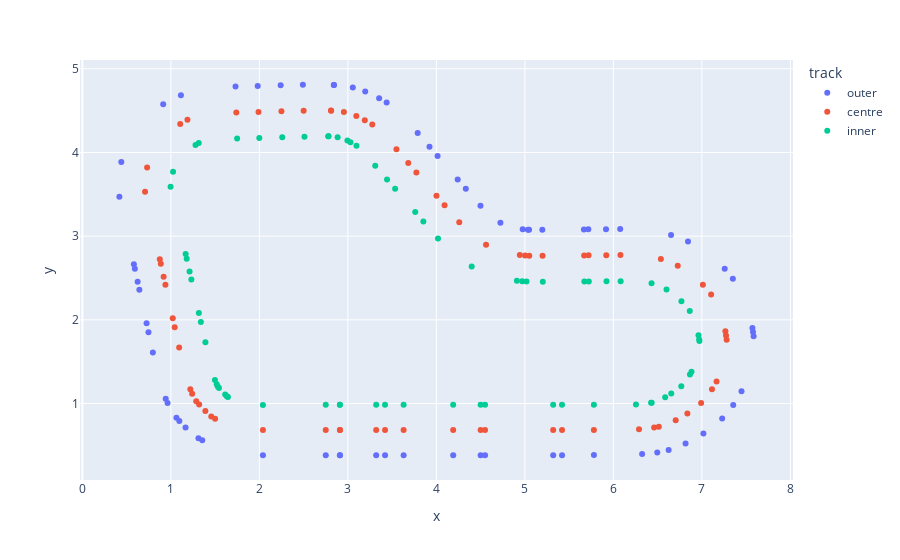

Notebook cell for this chart:
### Markdown cell above
### load track name to visualise

### Code cell
track_name = "reinvent_base" # reinvent2018

absolute_path = "./courses"
wp = np.load("%s/%s.npy" % (absolute_path, track_name))

centre = pd.DataFrame({'track': 'centre',
                        'x': wp[:,0],
                        'y': wp[:,1]
                    })
                    
inner = pd.DataFrame({'track': 'inner',
                        'x': wp[:,2],
                        'y': wp[:,3]
                    })

outer = pd.DataFrame({'track': 'outer',
                        'x': wp[:,4],
                        'y': wp[:,5]
                    })         

tracks = outer.append(centre).append(inner)

fig = px.scatter(tracks, x="x", y="y", color="track",
                 hover_data=['track'])
fig.show()

### Figure 1 — Plotly figure (JSON) as saved in the notebook; plotly's stock layout.template omitted (floating-point values rounded to 4 significant figures)
{"data": [{"customdata": [["outer"], ["outer"], ["outer"], ["outer"], ["outer"], ["outer"], ["outer"], ["outer"], ["outer"], ["outer"], ["outer"], ["outer"], ["outer"], ["outer"], ["outer"], ["outer"], ["outer"], ["outer"], ["outer"], ["outer"], ["outer"], ["outer"], ["outer"], ["outer"], ["outer"], ["outer"], ["outer"], ["outer"], ["outer"], ["outer"], ["outer"], ["outer"], ["outer"], ["outer"], ["outer"], ["outer"], ["outer"], ["outer"], ["outer"], ["outer"], ["outer"], ["outer"], ["outer"], ["outer"], ["outer"], ["outer"], ["outer"], ["outer"], ["outer"], ["outer"], ["outer"], ["outer"], ["outer"], ["outer"], ["outer"], ["outer"], ["outer"], ["outer"], ["outer"], ["outer"], ["outer"], ["outer"], ["outer"], ["outer"], ["outer"], ["outer"], ["outer"], ["outer"], ["outer"], ["outer"], ["outer"]], "hovertemplate": "track=%{customdata[0]}<br>x=%{x}<br>y=%{y}<extra></extra>", "legendgroup": "outer", "marker": {"color": "#636efa", "symbol": "circle"}, "mode": "markers", "name": "outer", "showlegend": true, "type": "scatter", "x": [2.91, 3.32, 3.42, 3.63, 4.19, 4.5, 4.55, 5.32, 5.42, 5.78, 6.325, 6.496, 6.625, 6.816, 7.018, 7.229, 7.354, 7.448, 7.585, 7.578, 7.571, 7.35, 7.258, 6.843, 6.652, 6.077, 5.917, 5.717, 5.667, 5.197, 5.047, 5.035, 4.976, 4.724, 4.498, 4.333, 4.241, 4.014, 3.922, 3.789, 3.438, 3.353, 3.196, 3.056, 2.841, 2.843, 2.491, 2.24, 1.981, 1.731, 1.113, 0.9133, 0.4397, 0.4183, 0.5817, 0.5931, 0.6243, 0.6438, 0.7253, 0.7468, 0.7963, 0.9416, 0.9623, 1.063, 1.096, 1.166, 1.311, 1.355, 2.04, 2.75, 2.91], "xaxis": "x", "y": [0.3823, 0.3825, 0.3825, 0.3826, 0.3828, 0.383, 0.383, 0.3833, 0.3834, 0.3835, 0.3957, 0.416, 0.4447, 0.5216, 0.6415, 0.8218, 0.9825, 1.145, 1.803, 1.854, 1.903, 2.492, 2.611, 2.937, 3.014, 3.084, 3.083, 3.081, 3.081, 3.077, 3.075, 3.076, 3.082, 3.161, 3.362, 3.566, 3.678, 3.957, 4.069, 4.233, 4.596, 4.648, 4.728, 4.776, 4.807, 4.807, 4.809, 4.802, 4.794, 4.787, 4.683, 4.576, 3.887, 3.471, 2.666, 2.61, 2.456, 2.36, 1.958, 1.853, 1.608, 1.058, 1.007, 0.83, 0.7926, 0.7128, 0.5841, 0.5599, 0.3819, 0.3822, 0.3823], "yaxis": "y"}, {"customdata": [["centre"], ["centre"], ["centre"], ["centre"], ["centre"], ["centre"], ["centre"], ["centre"], ["centre"], ["centre"], ["centre"], ["centre"], ["centre"], ["centre"], ["centre"], ["centre"], ["centre"], ["centre"], ["centre"], ["centre"], ["centre"], ["centre"], ["centre"], ["centre"], ["centre"], ["centre"], ["centre"], ["centre"], ["centre"], ["centre"], ["centre"], ["centre"], ["centre"], ["centre"], ["centre"], ["centre"], ["centre"], ["centre"], ["centre"], ["centre"], ["centre"], ["centre"], ["centre"], ["centre"], ["centre"], ["centre"], ["centre"], ["centre"], ["centre"], ["centre"], ["centre"], ["centre"], ["centre"], ["centre"], ["centre"], ["centre"], ["centre"], ["centre"], ["centre"], ["centre"], ["centre"], ["centre"], ["centre"], ["centre"], ["centre"], ["centre"], ["centre"], ["centre"], ["centre"], ["centre"], ["centre"]], "hovertemplate": "track=%{customdata[0]}<br>x=%{x}<br>y=%{y}<extra></extra>", "legendgroup": "centre", "marker": {"color": "#EF553B", "symbol": "circle"}, "mode": "markers", "name": "centre", "showlegend": true, "type": "scatter", "x": [2.91, 3.32, 3.42, 3.63, 4.19, 4.5, 4.55, 5.32, 5.42, 5.78, 6.29, 6.461, 6.514, 6.704, 6.836, 6.992, 7.114, 7.166, 7.28, 7.273, 7.266, 7.105, 7.012, 6.727, 6.537, 6.08, 5.92, 5.72, 5.67, 5.2, 5.05, 5.002, 4.943, 4.561, 4.259, 4.093, 4.001, 3.774, 3.682, 3.549, 3.276, 3.191, 3.095, 2.955, 2.809, 2.811, 2.5, 2.249, 1.99, 1.74, 1.187, 1.105, 0.7316, 0.708, 0.8747, 0.8863, 0.9181, 0.938, 1.021, 1.043, 1.094, 1.22, 1.24, 1.287, 1.32, 1.39, 1.456, 1.5, 2.04, 2.75, 2.91], "xaxis": "x", "y": [0.6832, 0.6833, 0.6834, 0.6834, 0.6837, 0.6838, 0.6838, 0.6841, 0.6841, 0.6842, 0.6921, 0.7123, 0.721, 0.7996, 0.8817, 1.006, 1.169, 1.263, 1.763, 1.813, 1.862, 2.301, 2.419, 2.647, 2.727, 2.773, 2.772, 2.77, 2.77, 2.766, 2.765, 2.769, 2.775, 2.898, 3.167, 3.37, 3.483, 3.761, 3.874, 4.037, 4.333, 4.386, 4.436, 4.484, 4.5, 4.5, 4.499, 4.491, 4.484, 4.477, 4.392, 4.34, 3.82, 3.53, 2.725, 2.669, 2.516, 2.42, 2.018, 1.913, 1.669, 1.17, 1.118, 1.027, 0.9896, 0.9098, 0.8435, 0.8194, 0.6829, 0.6831, 0.6832], "yaxis": "y"}, {"customdata": [["inner"], ["inner"], ["inner"], ["inner"], ["inner"], ["inner"], ["inner"], ["inner"], ["inner"], ["inner"], ["inner"], ["inner"], ["inner"], ["inner"], ["inner"], ["inner"], ["inner"], ["inner"], ["inner"], ["inner"], ["inner"], ["inner"], ["inner"], ["inner"], ["inner"], ["inner"], ["inner"], ["inner"], ["inner"], ["inner"], ["inner"], ["inner"], ["inner"], ["inner"], ["inner"], ["inner"], ["inner"], ["inner"], ["inner"], ["inner"], ["inner"], ["inner"], ["inner"], ["inner"], ["inner"], ["inner"], ["inner"], ["inner"], ["inner"], ["inner"], ["inner"], ["inner"], ["inner"], ["inner"], ["inner"], ["inner"], ["inner"], ["inner"], ["inner"], ["inner"], ["inner"], ["inner"], ["inner"], ["inner"], ["inner"], ["inner"], ["inner"], ["inner"], ["inner"], ["inner"], ["inner"]], "hovertemplate": "track=%{customdata[0]}<br>x=%{x}<br>y=%{y}<extra></extra>", "legendgroup": "inner", "marker": {"color": "#00cc96", "symbol": "circle"}, "mode": "markers", "name": "inner", "showlegend": true, "type": "scatter", "x": [2.91, 3.32, 3.42, 3.63, 4.19, 4.5, 4.55, 5.32, 5.42, 5.78, 6.255, 6.426, 6.433, 6.586, 6.654, 6.768, 6.865, 6.883, 6.972, 6.97, 6.962, 6.863, 6.769, 6.601, 6.431, 6.082, 5.922, 5.722, 5.673, 5.203, 5.019, 4.969, 4.91, 4.399, 4.019, 3.853, 3.761, 3.534, 3.443, 3.309, 3.097, 3.029, 2.995, 2.884, 2.779, 2.781, 2.509, 2.258, 1.999, 1.749, 1.315, 1.278, 1.025, 0.9966, 1.167, 1.179, 1.211, 1.231, 1.316, 1.339, 1.39, 1.498, 1.519, 1.53, 1.543, 1.614, 1.632, 1.645, 2.04, 2.75, 2.91], "xaxis": "x", "y": [0.9841, 0.9842, 0.9842, 0.9843, 0.9845, 0.9846, 0.9846, 0.9848, 0.9848, 0.9849, 0.9887, 1.009, 1.009, 1.075, 1.121, 1.208, 1.346, 1.379, 1.748, 1.766, 1.814, 2.106, 2.223, 2.362, 2.437, 2.462, 2.461, 2.459, 2.459, 2.455, 2.457, 2.462, 2.468, 2.636, 2.971, 3.175, 3.287, 3.566, 3.678, 3.842, 4.081, 4.123, 4.144, 4.182, 4.193, 4.192, 4.188, 4.181, 4.173, 4.166, 4.114, 4.089, 3.77, 3.591, 2.787, 2.731, 2.578, 2.482, 2.081, 1.975, 1.731, 1.282, 1.23, 1.202, 1.187, 1.107, 1.086, 1.079, 0.9838, 0.984, 0.9841], "yaxis": "y"}], "layout": {"legend": {"title": {"text": "track"}, "tracegroupgap": 0}, "margin": {"t": 60}, "xaxis": {"anchor": "y", "domain": [0, 1], "title": {"text": "x"}}, "yaxis": {"anchor": "x", "domain": [0, 1], "title": {"text": "y"}}}}
